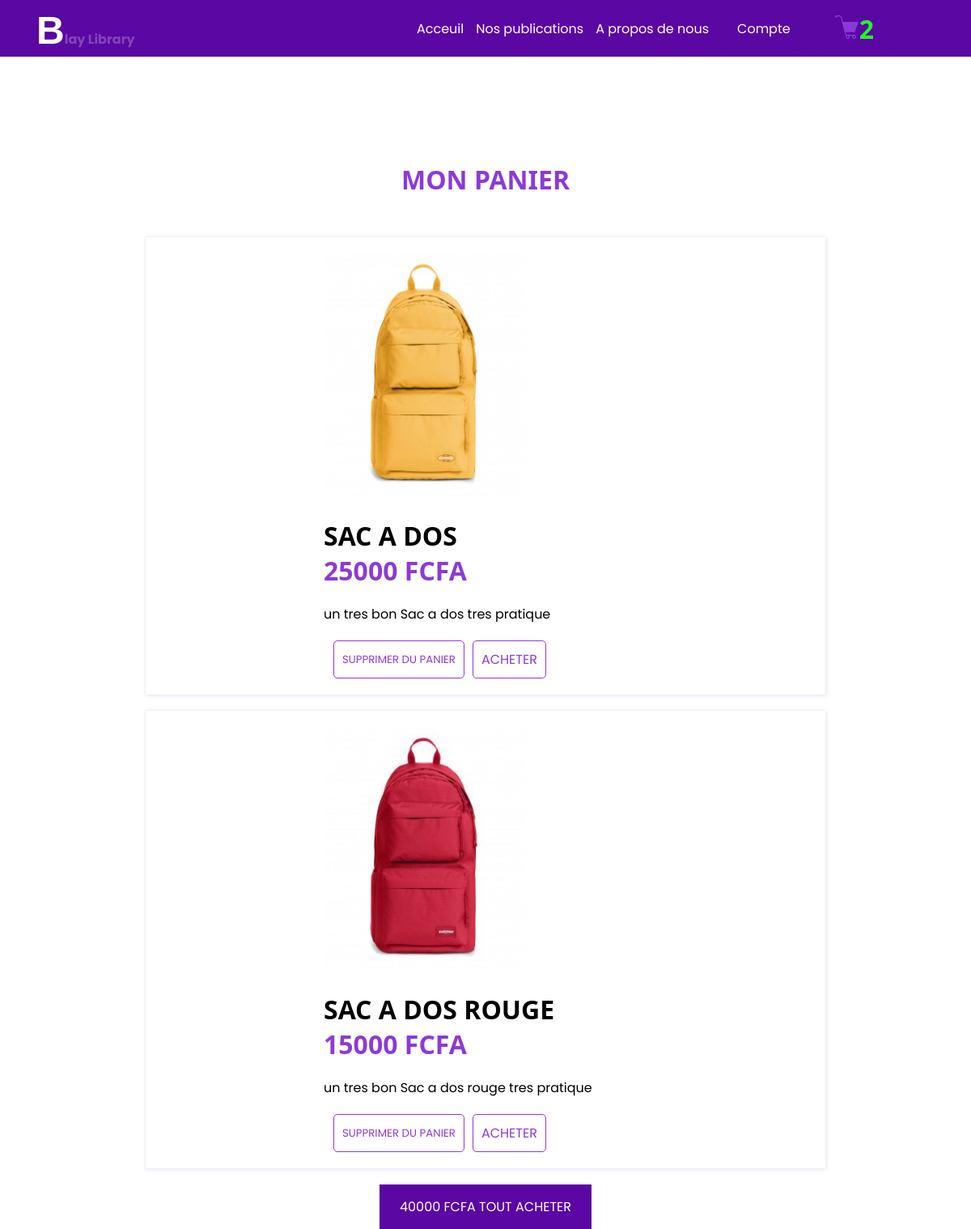
The page /panieruser on the database its author committed.
### app.py (models this page shows, shortened)
class Userpaniere(db.Model):
    id = db.Column(db.Integer, primary_key = True)
    nom = db.Column(db.String(100), unique = False , nullable = False)
    description = db.Column(db.String(100), unique = False , nullable = False)
    prix = db.Column(db.Integer,nullable = False)
    mail = db.Column(db.String(100), unique = False , nullable = False)
    image = db.Column(db.String(100), unique = False , nullable = False)

### app.py (the view)
@app.route('/panieruser')
def panieruserk():
    data = Userpaniere.query.all()
    Panier = Panierz.query.all()
    zee = Connecter.query.get(1)
    user = Userpaniere.query.filter_by(mail = zee.last_name).first()
    frr = []
    imm = []
    for i in data :
        if i.mail == zee.last_name :
            frr.append(i)
    pri = 0
    for i in frr :
        pri += i.prix
    az = len(frr)
    er =[az,user,pri]
    az = len(frr)
    er =[az,frr,pri]
    return render_template('panieruser.html',user = er)

### templates/panieruser.html (shortened to what this page needs)
<!DOCTYPE html>
<html lang="en">
<head>
    <link rel="stylesheet" href="static/CSS/panieruser.css">
</head>
<body>
    <div class="fixe">
        <div class="lofo" style="padding-left: 45px;padding-top: 10px;">
            <strong><p style="color: rgba(162, 117, 204, 0.555);"><span style="font-family: 'Gill Sans', 'Gill Sans MT', Calibri, 'Trebuchet MS', sans-serif;font-size: 3rem;color: white">B</span>lay Library</p></strong>
        </div>
        <div class="lofo1">
            <nav>
                <ul>
                    <li>
                        <a href="/home" style="color: white;">Acceuil</a>
                    </li>
                    <li>
                        <a href="/achat" style="color: white;">Nos publications</a>
                    </li>
                    <li>
                        <a href="/home#apeo" style="color: white;">A propos de nous</a>
                    </li>
                    <li>
                        <a style="padding: 15px 20px;background-color: rgb(90, 7, 163);color: white;border-radius: 10px;" href="/useprid">Compte</a>
                    </li>
                    {% if user%}
                    <li>
                        <a style="padding: 15px 20px;background-color: rgb(90, 7, 163);color: rgb(31, 255, 31);border-radius: 10px;" href="/panieruser"><img src="{{url_for('static', filename='IMAGES/charrete.png')}}" style="filter: invert(24%) sepia(50%) saturate(3691%) hue-rotate(260deg) brightness(95%) contrast(92%);" alt="" height="30px" width="30px"><span style="font-family: system-ui, -apple-system, BlinkMacSystemFont, 'Segoe UI', Roboto, Oxygen, Ubuntu, Cantarell, 'Open Sans', 'Helvetica Neue', sans-serif;font-weight: bolder;font-size: 2rem;">{{user[0]}}</span></a>
                    </li>
                    {% endif %}
                </ul>
            </nav>
        </div>
    </div>
    <div class="hre">
        <h1 style="font-family: system-ui, -apple-system, BlinkMacSystemFont, 'Segoe UI', Roboto, Oxygen, Ubuntu, Cantarell, 'Open Sans', 'Helvetica Neue', sans-serif;color: rgb(140, 58, 216);padding-bottom: 50px;">MON PANIER</h1>
        {% for data in user[1] %}
        <div class="nkqekj">
            <div class="retyu2">
                <img src="{{url_for('static', filename='uploads/' + data.image)}}" height="300px" width="250px" alt="">
            </div>
            <div class="retyu1">
                <h1 style="font-family: system-ui, -apple-system, BlinkMacSystemFont, 'Segoe UI', Roboto, Oxygen, Ubuntu, Cantarell, 'Open Sans', 'Helvetica Neue', sans-serif;font-weight: bolder;font-size: 2rem;text-transform: uppercase;">{{data.nom}}</h1>
                <h1 style="font-family: system-ui, -apple-system, BlinkMacSystemFont, 'Segoe UI', Roboto, Oxygen, Ubuntu, Cantarell, 'Open Sans', 'Helvetica Neue', sans-serif;font-weight: bolder;color: rgb(140, 58, 216);padding-bottom: 20px;font-size: 2rem;text-transform: uppercase;">{{data.prix}} FCFA</h1>
                <p style="margin-bottom: 20px;">{{data.description}}</p>
                <form action="/suppanier" method="post" style="background-color: white;display: flex;justify-content: start;">
                    <button type="submit" >SUPPRIMER DU PANIER</button>
                    <a  href="/Payement">ACHETER</a>
                </form>
            </div>
        </div>
        {% endfor %}
        {% if user%}
            <a href="/Payement" style="padding: 15px 25px;color: white;background-color: rgb(90, 7, 163);">{{user[2]}} FCFA TOUT ACHETER</a>
        {% endif %}
    </div>
</body>
</html>

### static/CSS/panieruser.css (style rules this page uses)
* { box-sizing: border-box; margin: 0; padding: 0; font-family: 'Poppins', sans-serif; }
@media (min-width:1000px) { .lofo1 { display: flex; align-items: center; justify-content: end; width: 80%; padding-right: 100px; height: 100%; background-color: rgb(90, 7, 163); } }
@media (min-width:1000px) { .lofo1 nav ul li { list-style-type: none; } }
@media (min-width:1000px) { .lofo1 nav ul a { text-decoration: none; } }
@media (min-width:1000px) { .lofo1 nav ul { display: flex; gap: 15px; align-items: center; justify-content: center; color: white; } }
body { width: 100%; padding-top: 100px; background-color: white; height: 1100px; }
.hre { padding-top: 100px; height: 100%; width: 100%; background-color: white; display: flex; align-items: center; flex-direction: column; }
.nkqekj { width: 70%; margin-bottom: 20px; padding: 20px; padding-bottom: 20px; background-color: white; display: flex; align-items: center; flex-wrap: wrap; gap: 20px; justify-content: center; box-shadow: 0.5px 0.5px 5px 0.5px rgb(232, 223, 241); }
.nkqekj a, button { padding: 10px 10px; background-color: white; color: rgb(140, 58, 216); border-radius: 5px; border: 1px solid rgb(140, 58, 216); margin-right: 10px; }
li { list-style-type: none; }
a { text-decoration: none; color: black; }
.fixe { width: 100%; height: 70px; top: 0; display: flex; flex-wrap: wrap; align-items: end; justify-content: space-between; position: fixed; background-color: rgb(90, 7, 163); }
.lofo { width: 200px; padding-left: 20px; height: 100%; background-color: rgb(90, 7, 163); }
.retyu1 { width: 400px; background-color: white; }
.retyu1 h1 { font-size: 4rem; }
.retyu2 { width: 400px; background-color: white; }

### rows shown on the page
Userpaniere: image (picture), nom "SAC A DOS", prix "25000", description "un tres bon Sac a dos tres pratique"
Userpaniere: image (picture), nom "SAC A DOS ROUGE", prix "15000", description "un tres bon Sac a dos rouge tres pratique"

### other values the page prints
{{ user[0] }} "2"
{{ user[2] }} "40000"
